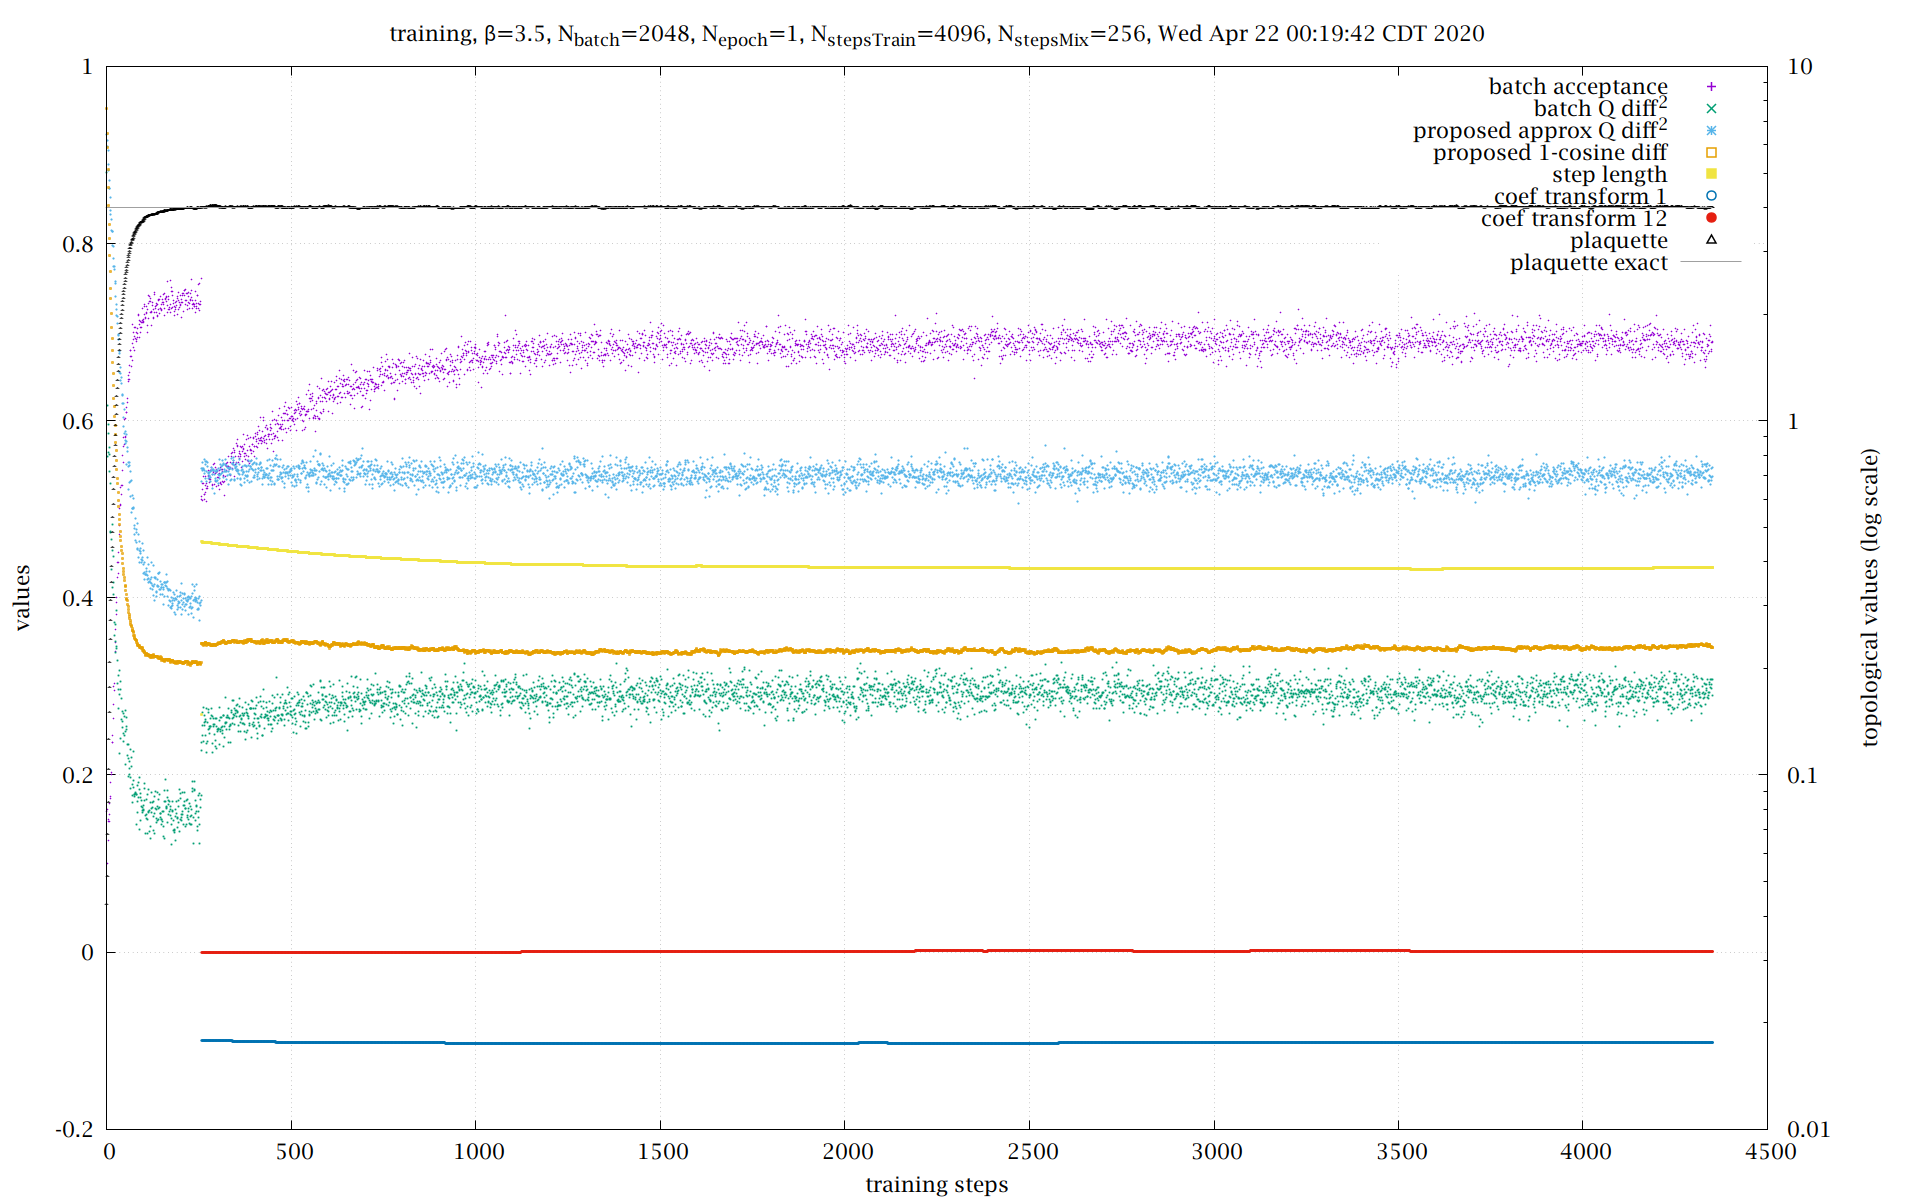

The gnuplot source for this figure:
#!/usr/bin/env gnuplot
set term pngcairo size 1920,1200 font "Lucida Bright OT,16"
set output ARG0[*:strlen(ARG0)-2].'png'
beta='3.5'
batch=2048
epoch=1
stepsTrain=4096
stepsMix=256

steps=stepsTrain+stepsMix
file=ARG0[*:strlen(ARG0)-2].'log'

j(ex)="<jconsole -js 'exit echo ".ex."'"
$plaq<<e
(,: 1 bi % 0 bi=:1 : '"'"'(i.0) H. (1+m)@(0.25&*)@*: * ^&m@-: % (!m)"_'"'"')
e
plaqStep=j('($~2,~2%~#),|:(,~(e%~b,0)-~])' . $plaq[1] . '>:(b=:'.beta.'-1)*e%~>:i.e=:'.epoch)
#steptobeta(n)=1.+(beta-1.)*n/steps/epoch
#steptobetaT(n)=1.+(beta-1.)*((1+int(n/stepsTrain))*stepsMix+n)/steps/epoch
betatostep(b) = (b-1.)*steps*epoch/(beta-1.)
step(n) = n
stepT(n) = n+stepsMix

set pointsize 0.25

set log y2
set ytics nomirror
set y2tics nomirror
set autoscale  y
set autoscale y2
set grid

set title 'training, β=' . beta . ', N_{batch}=' . batch . ', N_{epoch}=' . epoch . ', N_{stepsTrain}=' . stepsTrain . ', N_{stepsMix}='. stepsMix . ', ' . system('date -r '.file)
#set xlabel 'β'
set xlabel 'training steps'
set ylabel 'values'
set y2label 'topological values (log scale)'

do for [i=1:20] { eval 'st'.i.'="w p lc '.i.' pt '.i.' notitle, 1/0 w p lc '.i.' pt '.i.' lw 1.5 ps 1.5 t"' }
plot \
	"<awk -F '[][,: ]*' '/^accept/{print $2}' ".file u (step($0)):1 @st1 'batch acceptance', \
	"<awk -F '[][,: ]*' '/^topo:/{x=0;for(i=2;i<NF;++i){qq[i]=$i;x+=(qo[i]-qq[i])**2}print x/(NF-2); for(i in qq)qo[i]=qq[i]}' ".file u (step($0)):1 axes x1y2 @st2 'batch Q diff^2', \
	"<awk -F '[][,: ]*' '/^topoDiff/{print $2}' ".file u (step($0)):1 axes x1y2 @st3 'proposed approx Q diff^2', \
	"<awk -F '[][,: ]*' '/^cosDiff/{print $2}' ".file u (step($0)):1 @st4 'proposed 1-cosine diff', \
	"<awk -F '[][,: ]*' '/^weights/{print $2}' ".file u (stepT($0)):1 @st5 'step length', \
	"<awk -F '[][,: ]*' 'w==1{print $2} w>0{w--} /^weights/{w=1}' ".file u (stepT($0)):(atan($1)/pi) @st6 'coef transform 1', \
	"<awk -F '[][,: ]*' 'w==1{print $2} w>0{w--} /^weights/{w=12}' ".file u (stepT($0)):(atan($1)/pi) @st7 'coef transform 12', \
	"<awk -F '[][,: ]*' '/^plaq/{print $2}' ".file u (step($0)):1 @st8 'plaquette', \
	plaqStep u (betatostep($1)):2 w l lc rgb '#a0a0a0' t 'plaquette exact'
